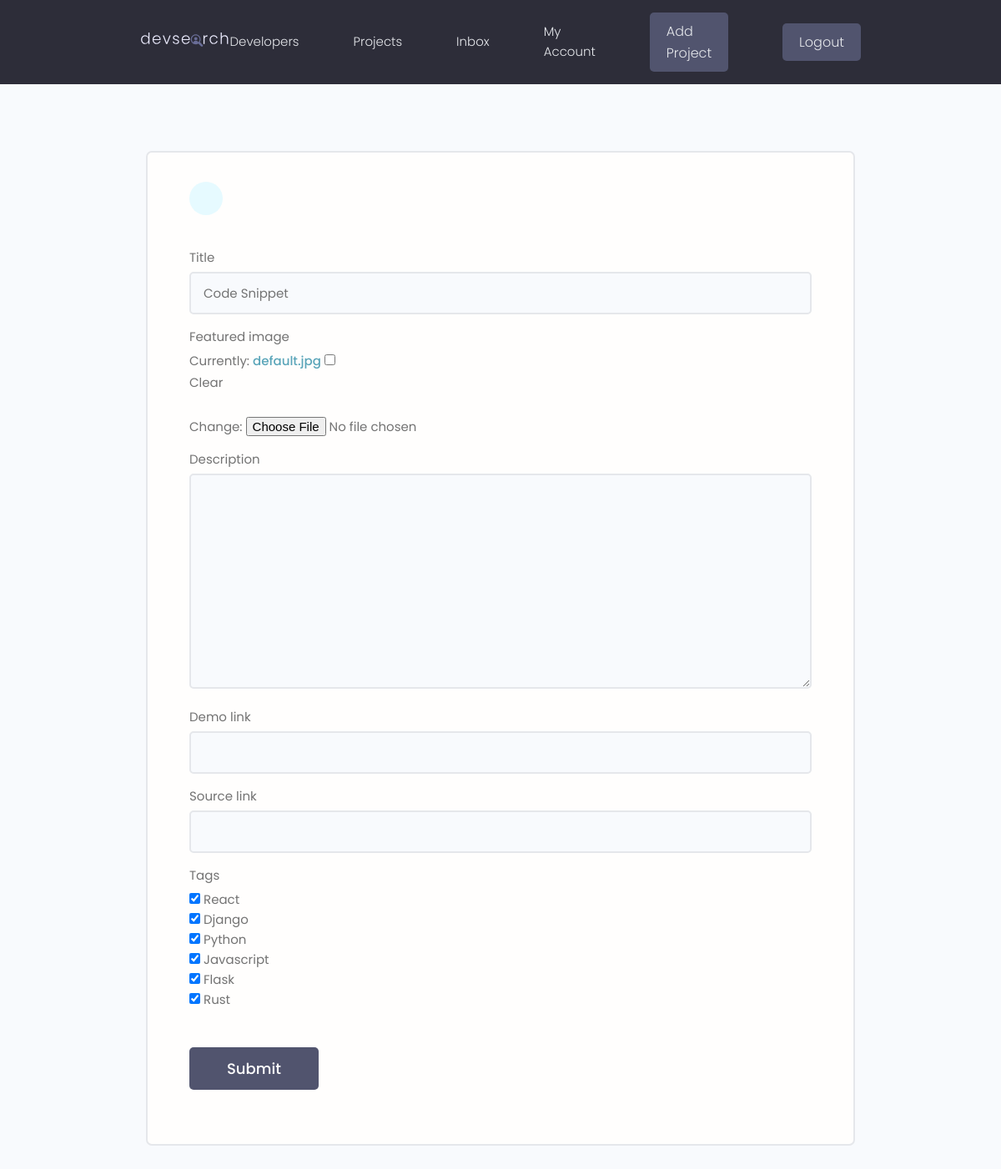
Before: /projects/update-project/d862ee6bd2f247ec8d6a899c2d2683d2/ (signed in) with the older database file.
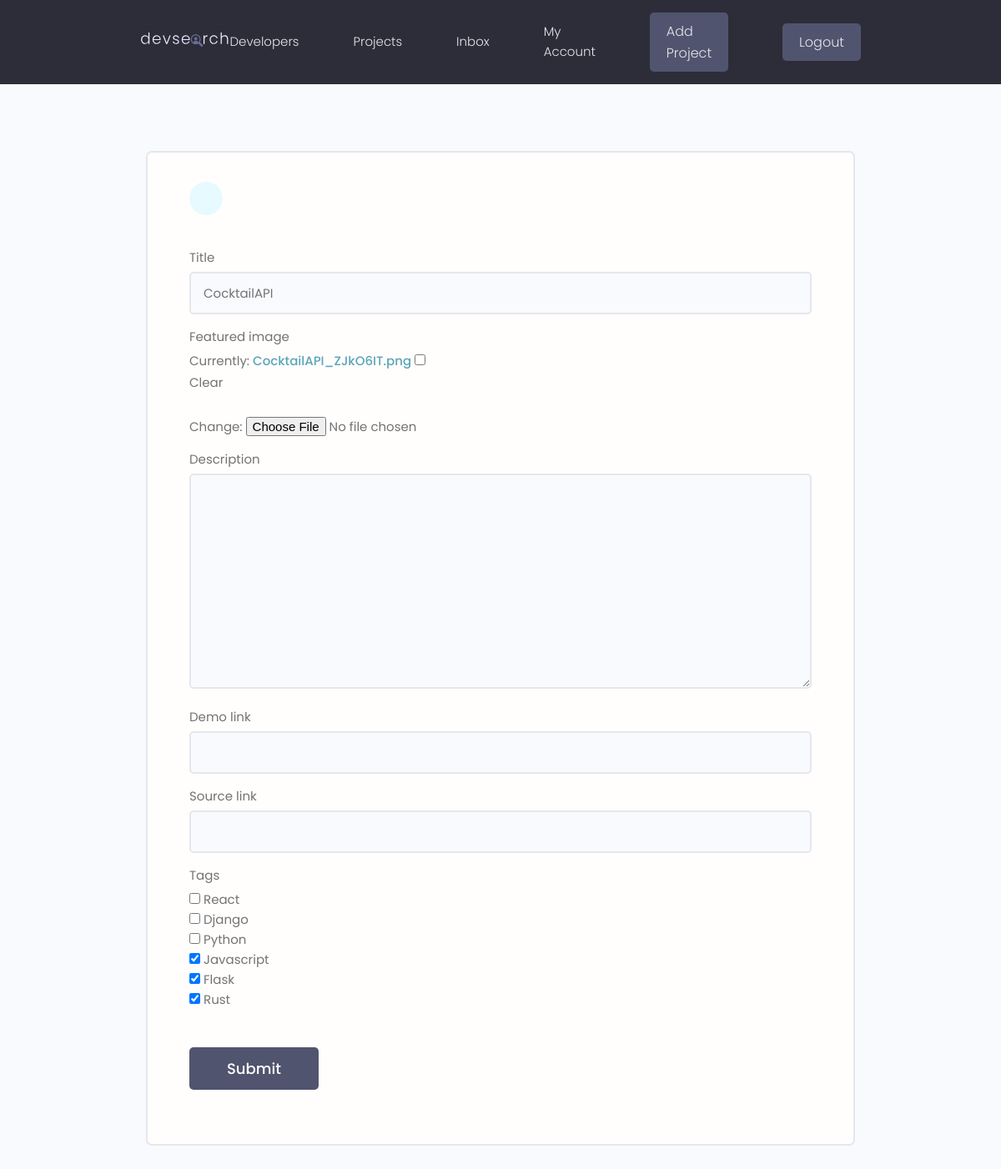
After: the same page with the newer database file.
### projects/models.py (models this page shows, shortened)
class Project(models.Model):
    owner = models.ForeignKey(
        Profile, on_delete=models.SET_NULL, null=True, blank=True)
    title = models.CharField(max_length=200)
    description = models.TextField(null=True, blank=True)
    featured_image = models.ImageField(
        null=True, blank=True, default='default.jpg')
    demo_link = models.CharField(max_length=2000, blank=True, null=True)
    source_link = models.CharField(max_length=2000, blank=True, null=True)
    tags = models.ManyToManyField('Tag', blank=True)
    vote_total = models.IntegerField(default=0, null=True, blank=True)
    vote_ratio = models.IntegerField(default=0, null=True, blank=True)
    created = models.DateTimeField(auto_now_add=True)
    id = models.UUIDField(default=uuid.uuid4, unique=True,
                          editable=False, primary_key=True)

### projects/views.py (the view)
# urls.py: path('update-project/<str:pk>/', updateProject, name='update-project'),
@login_required(login_url='login')
def updateProject(request, pk):
    project = Project.objects.get(id=pk)  # To get the project with the id(pk)
    form = ProjectForm(instance=project)
    if request.method == 'POST':
        form = ProjectForm(request.POST, request.FILES, instance=project)
        if form.is_valid:
            form.save()
            return redirect('project', pk=pk)
    context = {'form': form}
    return render(request, 'projects/project_form.html', context)

### projects/forms.py
class ProjectForm(ModelForm):
    class Meta:
        model = Project
        fields = ['title', 'featured_image', 'description',
                  'demo_link', 'source_link', 'tags']
        widgets = {
            'tags': forms.CheckboxSelectMultiple(),
        }
    def __init__(self, *args, **kwargs):
        super(ProjectForm, self).__init__(*args, **kwargs)
        for name, field in self.fields.items():  # Dictionary
            field.widget.attrs.update({'class': 'input'})

### projects/models.py (called while the page is built)
    def __str__(self):
        return self.name

### projects/templates/projects/project_form.html (shortened to what this page needs)
{% extends 'main.html' %} {% block content %}
<main class="formPage my-xl">
  <div class="content-box">
    <div class="formWrapper">
      <a class="backButton" href="#"></a>
      <br>
      <form class="form" method="POST" enctype="multipart/form-data">
        {% for field in form %}
          <div class="form__field">
            <label for="formInput#text">{{field.label}}</label>
            {{field}}
          </div>
        {% endfor %}
        <input class="btn btn--sub btn--lg  my-md" type="submit" value="Submit" />
      </form>
    </div>
  </div>
</main>
{% endblock %}

Changed rows visible on the page:
changed Project: title "Code Snippet" → "CocktailAPI"
Other visible differences:
form field tags: "☑ ☑ ☑ ☑ ☑ ☑" → "☐ ☐ ☐ ☑ ☑ ☑"
text no longer shown: "Currently: default.jpg Clear Change:"
text now shown: "Currently: CocktailAPI_ZJkO6IT.png Clear Change:"
